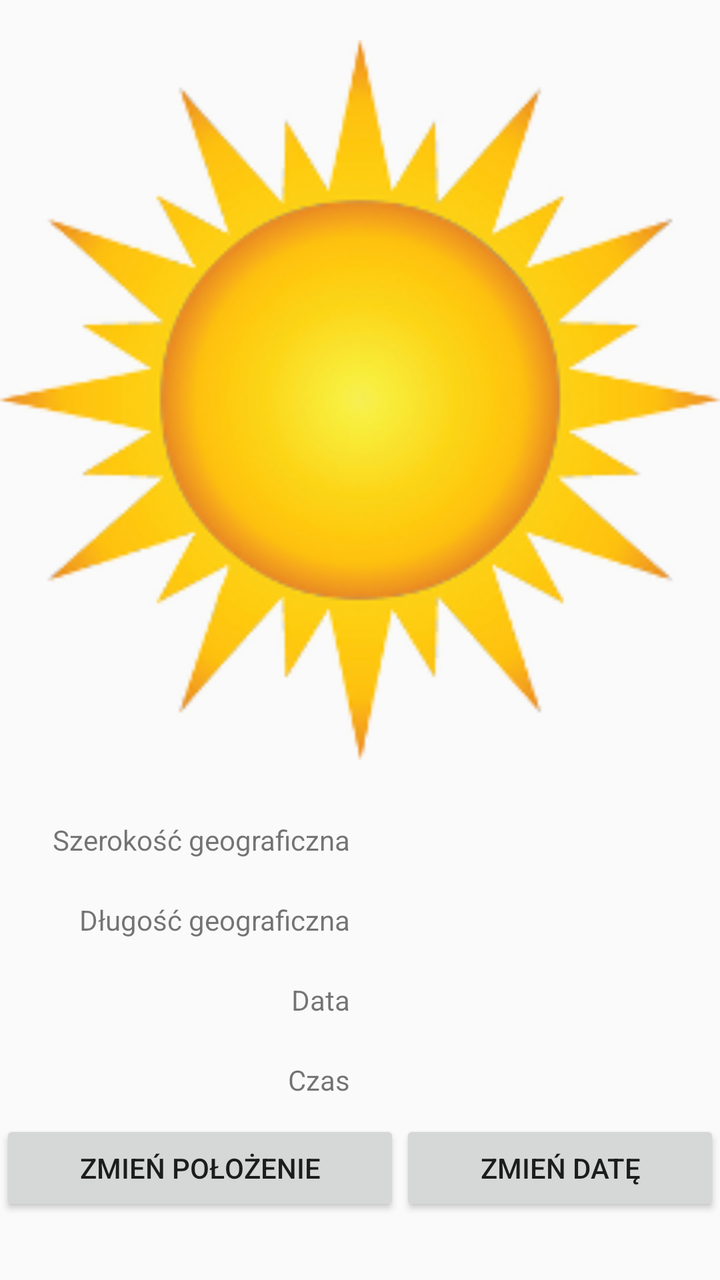
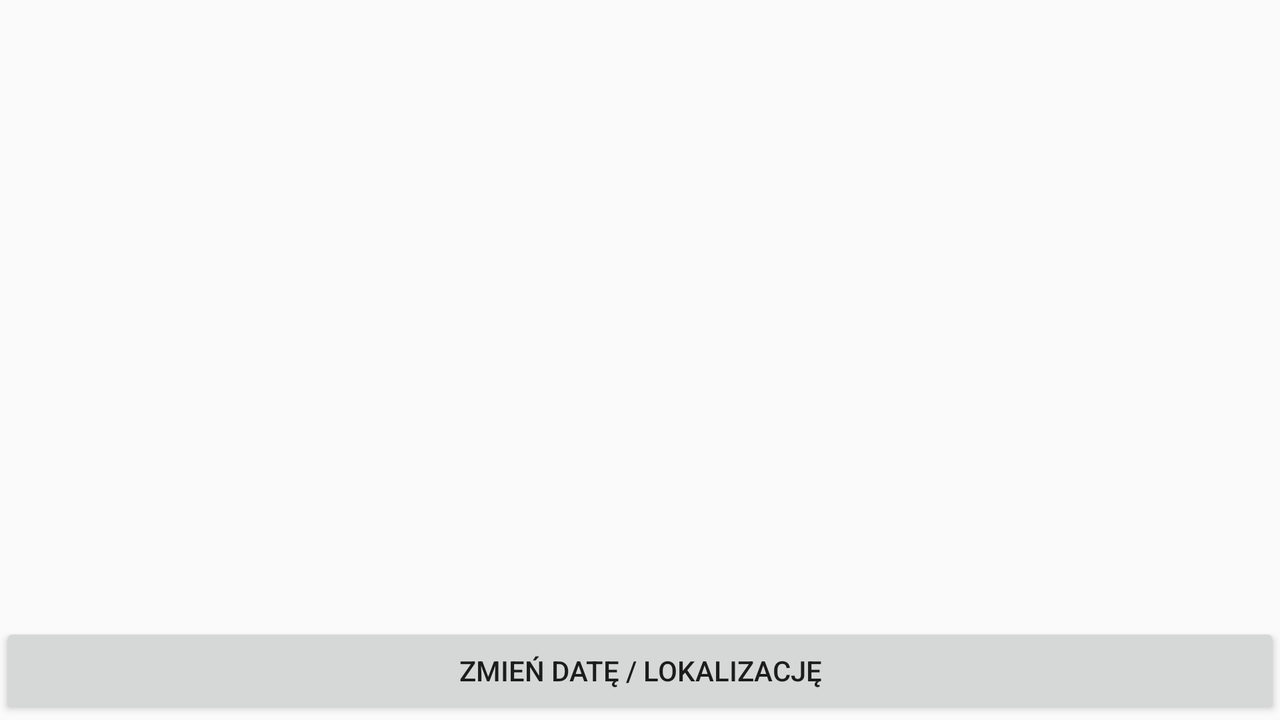

The same Android screen from two of the app's own layout files: first res/layout/ as a phone draws it, then the author's variant for another configuration, drawn on a device whose configuration selects that folder. Both files follow.
<!-- AndroidManifest.xml: application theme AppTheme -->
<!-- res/layout/activity_weather.xml -->
<?xml version="1.0" encoding="utf-8"?>
<android.support.constraint.ConstraintLayout xmlns:android="http://schemas.android.com/apk/res/android"
    xmlns:app="http://schemas.android.com/apk/res-auto"
    xmlns:tools="http://schemas.android.com/tools"
    android:layout_width="match_parent"
    android:layout_height="match_parent"
    tools:context=".WeatherActivity"
    tools:ignore="RtlCompat">

    <LinearLayout
        android:id="@+id/mainLayout"
        android:layout_width="match_parent"
        android:layout_height="match_parent"
        android:orientation="vertical">

        <ImageView
            android:id="@+id/currentWeatherIcon"
            android:layout_width="match_parent"
            android:layout_height="0dp"
            android:layout_weight="5"
            app:srcCompat="@drawable/sun" />

        <LinearLayout
            android:id="@+id/firstRow"
            android:layout_width="match_parent"
            android:layout_height="0dp"
            android:layout_weight="2"
            android:orientation="horizontal">

            <LinearLayout
                android:id="@+id/leftSideOfFirstRow"
                android:layout_width="match_parent"
                android:layout_height="match_parent"
                android:layout_weight="1"
                android:orientation="vertical">

                <TextView
                    android:id="@+id/latitude"
                    android:layout_width="match_parent"
                    android:layout_height="wrap_content"
                    android:layout_weight="1"
                    android:gravity="center_vertical"
                    android:paddingRight="5dp"
                    android:text="Szerokość geograficzna"
                    android:textAlignment="textEnd" />

                <TextView
                    android:id="@+id/longitude"
                    android:layout_width="match_parent"
                    android:layout_height="wrap_content"
                    android:layout_weight="1"
                    android:gravity="center_vertical"
                    android:paddingRight="5dp"
                    android:text="Długość geograficzna"
                    android:textAlignment="textEnd" />

                <TextView
                    android:id="@+id/date"
                    android:layout_width="match_parent"
                    android:layout_height="wrap_content"
                    android:layout_weight="1"
                    android:gravity="center_vertical"
                    android:paddingRight="5dp"
                    android:text="Data"
                    android:textAlignment="textEnd" />

                <TextView
                    android:id="@+id/time"
                    android:layout_width="match_parent"
                    android:layout_height="wrap_content"
                    android:layout_weight="1"
                    android:gravity="center_vertical"
                    android:paddingRight="5dp"
                    android:text="Czas"
                    android:textAlignment="textEnd" />
            </LinearLayout>

            <LinearLayout
                android:id="@+id/rightSideOfFirstRow"
                android:layout_width="match_parent"
                android:layout_height="match_parent"
                android:layout_weight="1"
                android:orientation="vertical">

                <TextView
                    android:id="@+id/latitudeValue"
                    android:layout_width="match_parent"
                    android:layout_height="wrap_content"
                    android:layout_weight="1"
                    android:gravity="center_vertical" />

                <TextView
                    android:id="@+id/longitudeValue"
                    android:layout_width="match_parent"
                    android:layout_height="wrap_content"
                    android:layout_weight="1"
                    android:gravity="center_vertical" />

                <TextView
                    android:id="@+id/dateValue"
                    android:layout_width="match_parent"
                    android:layout_height="wrap_content"
                    android:layout_weight="1"
                    android:gravity="center_vertical" />

                <TextView
                    android:id="@+id/timeValue"
                    android:layout_width="match_parent"
                    android:layout_height="wrap_content"
                    android:layout_weight="1"
                    android:gravity="center_vertical" />
            </LinearLayout>

        </LinearLayout>

        <LinearLayout
            android:id="@+id/secondRow"
            android:layout_width="match_parent"
            android:layout_height="0dp"
            android:layout_weight="1"
            android:orientation="horizontal">

            <Button
                android:id="@+id/changeData"
                android:layout_width="wrap_content"
                android:layout_height="wrap_content"
                android:layout_weight="1"
                android:text="Zmień położenie" />

            <Button
                android:id="@+id/changeDate"
                android:layout_width="wrap_content"
                android:layout_height="wrap_content"
                android:layout_weight="1"
                android:text="Zmień datę" />
        </LinearLayout>
    </LinearLayout>

</android.support.constraint.ConstraintLayout>
<!-- resources referenced by this layout -->
<resources>
  <!-- drawable sun: png bitmap (drawable, 57566 bytes) -->
  <style name="AppTheme" parent="Theme.AppCompat.Light.NoActionBar">
          
          <item name="colorPrimary">@color/colorPrimary</item>
          <item name="colorPrimaryDark">@color/colorPrimaryDark</item>
          <item name="colorAccent">@color/colorAccent</item>
      </style>
</resources>
<!-- res/layout-land/activity_weather.xml (the author's variant of the layout above) -->
<!-- drawn on the phone turned sideways -->
<?xml version="1.0" encoding="utf-8"?>
<RelativeLayout xmlns:android="http://schemas.android.com/apk/res/android"
    xmlns:tools="http://schemas.android.com/tools"
    android:layout_width="match_parent"
    android:layout_height="match_parent"
    tools:context=".activities.WeatherActivity"
    tools:ignore="NestedWeights">

    <LinearLayout
        android:layout_width="match_parent"
        android:layout_height="match_parent"
        android:orientation="vertical"
        tools:ignore="UselessParent">

        <android.support.v4.view.ViewPager
            android:id="@+id/sunMoonPager"
            android:layout_width="match_parent"
            android:layout_height="0dp"
            android:layout_marginTop="15dp"
            android:layout_weight="6">

        </android.support.v4.view.ViewPager>

        <LinearLayout
            android:id="@+id/buttonRow"
            android:layout_width="match_parent"
            android:layout_height="0dp"
            android:layout_weight="1"
            android:gravity="center_vertical"
            android:orientation="horizontal">

            <Button
                android:id="@+id/changeDate"
                android:layout_width="0dp"
                android:layout_height="wrap_content"
                android:layout_weight="1"
                android:text="@string/change_date_location" />
        </LinearLayout>

    </LinearLayout>

</RelativeLayout>
<!-- resources referenced by the variant -->
<!-- as the phone turned sideways resolves them -->
<resources>
  <string name="change_date_location">Zmień datę / lokalizację</string>
  <style name="AppTheme" parent="Theme.AppCompat.Light.NoActionBar">
          
          <item name="colorPrimary">@color/colorPrimary</item>
          <item name="colorPrimaryDark">@color/colorPrimaryDark</item>
          <item name="colorAccent">@color/colorAccent</item>
      </style>
</resources>
